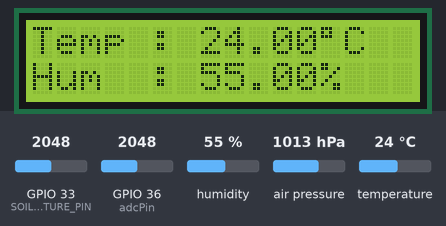
The sketch below on a simulated ESP32. On the bench: 16×2 character LCD. The inputs (shaded band) are chosen by the test bench; at power-on: GPIO 33 (SOIL_MOISTURE_PIN) = 2048, GPIO 36 (adcPin) = 2048, humidity 55 %, air pressure 1013 hPa, temperature 24 °C. WiFi joins after 1.5 s; servers stay silent unless stated; uploads are accepted with an empty reply; what the sketch prints to the serial monitor is not drawn.

Above: at 5.7 s.
5.8 s: GPIO 33 (SOIL_MOISTURE_PIN) set to 2866
At 11.3 s:
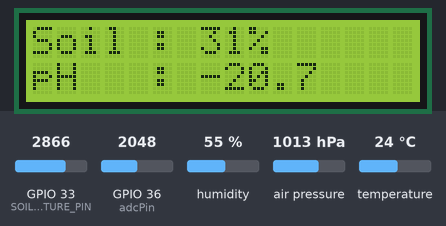
11.6 s: GPIO 33 (SOIL_MOISTURE_PIN) set to 3972
At 16.3 s:
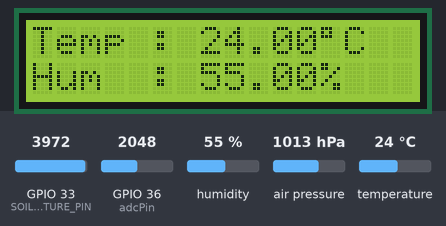
16.6 s: GPIO 33 (SOIL_MOISTURE_PIN) set to 1228
At 21.3 s:
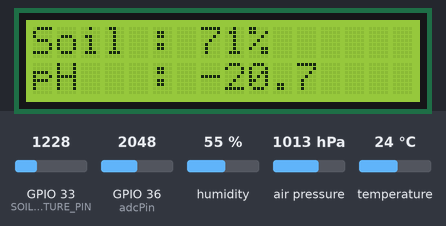
21.6 s: GPIO 33 (SOIL_MOISTURE_PIN) set to 122
At 26.6 s:
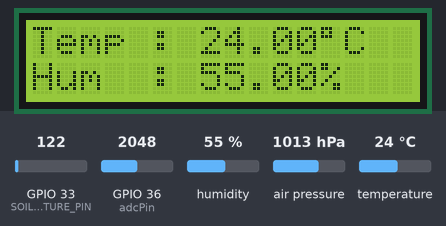
Timing chart, 0 to 27.6 s (numbered marks = the images above; inputs shaded):
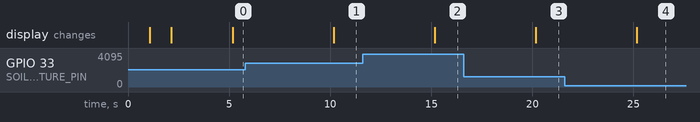

The sketch:

wifi.ino
```cpp
#include <Wire.h>
#include <Adafruit_Sensor.h>
#include <Adafruit_BME280.h>
#include <WiFi.h>
#include <HTTPClient.h>
#include <LiquidCrystal_I2C.h>

#define SOIL_MOISTURE_PIN 33
#define BME_SDA 18
#define BME_SCL 19
#define SDA_PIN 21
#define SCL_PIN 22
#define DMSpin  6
#define indikator 13
#define adcPin A0

Adafruit_BME280 bme;

const char* ssid = "Giri29"; // Ganti dengan nama WiFi Anda
const char* password = "aksara2910"; // Ganti dengan kata sandi WiFi Anda
const char* thingSpeakApiKey = "7OKF6S7F65BJ0XOT"; // Ganti dengan kunci API ThingSpeak Anda
const char* server = "api.thingspeak.com";
const String url = "/update?api_key=";

LiquidCrystal_I2C lcd(0x27, 16, 2);  // Alamat I2C dan ukuran LCD

unsigned long previousMillis = 0;
const long interval = 5000;
boolean firstDisplay = true; // variabel untuk menandai tahapan tampilan pada LCD
int lastSoilMoisture = -1; // Initialize with a value that won't match any valid reading
float lastReading = -1.0; // Initialize lastReading for pH value

void setup() {
  Serial.begin(9600);
  Wire.begin(BME_SDA, BME_SCL);
  lcd.init();
  lcd.backlight();

  if (!bme.begin(0x76)) {
    Serial.println("Could not find BME280 sensor, check wiring!");
    lcd.clear();
    lcd.setCursor(0, 0);
    lcd.print("Sensor BME280");
    lcd.setCursor(0, 1);
    lcd.print("not found!");
    while (1);
  }

  WiFi.begin(ssid, password);

  while (WiFi.status() != WL_CONNECTED) {
    delay(1000);
    lcd.setCursor(0, 0);
    lcd.print("Connecting  to");
    lcd.setCursor(3, 1);
    lcd.print("WiFi....");
    Serial.println("Connecting to WiFi...");
  }

  lcd.clear();
  lcd.setCursor(0, 0);
  lcd.print(" WiFi  Connected");
  lcd.setCursor(5, 1);
  lcd.print("....");
  Serial.println("Connected to WiFi");
}

void loop() {
  unsigned long currentMillis = millis();

  if (currentMillis - previousMillis >= interval) {
    previousMillis = currentMillis;

    int soilMoistureValue = analogRead(SOIL_MOISTURE_PIN);

    if (soilMoistureValue > 0 && soilMoistureValue != lastSoilMoisture) {
      lastSoilMoisture = soilMoistureValue;

      int soilMoisturePercentage = map(soilMoistureValue, 0, 4095, 100, 0);
      float temperature = bme.readTemperature();
      float humidity = bme.readHumidity();
      float pressure = bme.readPressure() / 100.0F;
      float pH = (-0.0139 * analogRead(adcPin)) + 7.7851;
      lastReading = pH; // Update lastReading with the latest pH value

      Serial.println("=================================");
      Serial.println("Data saat sensor di tanah:");
      Serial.print("Nilai pH         : ");
      Serial.println(pH, 1);
      Serial.print("Kelembaban Tanah : ");
      Serial.println(soilMoisturePercentage);
      Serial.print("Temperature      : ");
      Serial.println(temperature);
      Serial.print("Humidity         : ");
      Serial.println(humidity);
      Serial.println("=================================");

      // Tampilkan data di LCD
      lcd.clear();
      if (firstDisplay) {
        lcd.setCursor(0, 0);
        lcd.print("Temp : ");
        lcd.print(temperature);
        lcd.print((char)223);
        lcd.print("C");

        lcd.setCursor(0, 1);
        lcd.print("Hum  : ");
        lcd.print(humidity);
        lcd.print("%");
        firstDisplay = false;
      } else {
        lcd.setCursor(0, 0);
        lcd.print("Soil : ");
        lcd.print(soilMoisturePercentage);
        lcd.print("%");

        lcd.setCursor(0, 1);
        lcd.print("pH   : ");
        lcd.print(pH, 1);
        firstDisplay = true;
      }

      sendDataAll(String(soilMoisturePercentage), String(temperature), String(humidity), String(pH));
    }
  }
}

void sendDataAll(String kelembapanTanah, String temperature, String humidity, String pHTanah) {
  HTTPClient http;
  http.begin("https://server-phtanah.vercel.app/api/data/kirimData");
  http.addHeader("Content-Type", "application/json");

  String payload = "{\"kelembapan_tanah\": \"" + kelembapanTanah + "\",\"temperature\": \"" + temperature + "\", \"humidity\": \"" + humidity + "\", \"pH_tanah\": \"" + pHTanah + "\"}";

  int httpResponseCode = http.POST(payload);

  if (httpResponseCode > 0) {
    Serial.print("Data Terkirim ke Server! Kode respons: ");
    Serial.println(httpResponseCode);
  } else {
    Serial.print("Gagal mengirim data. Kode respons: ");
    Serial.println(httpResponseCode);
  }

  http.end();
}
```

Measured:
- after the input at 5.8 s, the display: changes after 4.4 s (image 1)
- after the input at 11.6 s, the display: changes after 3.6 s (image 2)
- after the input at 16.6 s, the display: changes after 3.6 s (image 3)
- after the input at 21.6 s, the display: changes after 3.6 s (image 4)
